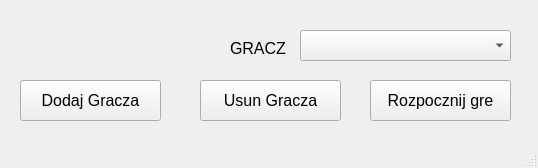
<?xml version="1.0" encoding="UTF-8"?>
<ui version="4.0">
 <class>graczWindow</class>
 <widget class="QMainWindow" name="graczWindow">
  <property name="geometry">
   <rect>
    <x>0</x>
    <y>0</y>
    <width>538</width>
    <height>168</height>
   </rect>
  </property>
  <property name="windowTitle">
   <string>MainWindow</string>
  </property>
  <widget class="QWidget" name="centralwidget">
   <widget class="QComboBox" name="cb_Gracze">
    <property name="geometry">
     <rect>
      <x>300</x>
      <y>30</y>
      <width>211</width>
      <height>31</height>
     </rect>
    </property>
    <property name="font">
     <font>
      <pointsize>20</pointsize>
      <kerning>false</kerning>
     </font>
    </property>
    <property name="autoFillBackground">
     <bool>false</bool>
    </property>
    <property name="maxVisibleItems">
     <number>15</number>
    </property>
   </widget>
   <widget class="QPushButton" name="btn_DodajGracza">
    <property name="geometry">
     <rect>
      <x>20</x>
      <y>80</y>
      <width>141</width>
      <height>41</height>
     </rect>
    </property>
    <property name="font">
     <font>
      <pointsize>12</pointsize>
     </font>
    </property>
    <property name="text">
     <string>Dodaj Gracza</string>
    </property>
   </widget>
   <widget class="QLabel" name="label_Gracz">
    <property name="geometry">
     <rect>
      <x>230</x>
      <y>40</y>
      <width>61</width>
      <height>16</height>
     </rect>
    </property>
    <property name="font">
     <font>
      <pointsize>12</pointsize>
     </font>
    </property>
    <property name="text">
     <string>GRACZ</string>
    </property>
   </widget>
   <widget class="QPushButton" name="btn_UsunGracza">
    <property name="geometry">
     <rect>
      <x>200</x>
      <y>80</y>
      <width>141</width>
      <height>41</height>
     </rect>
    </property>
    <property name="font">
     <font>
      <pointsize>12</pointsize>
     </font>
    </property>
    <property name="text">
     <string>Usun Gracza</string>
    </property>
   </widget>
   <widget class="QPushButton" name="btn_PrzejdzDoGry">
    <property name="geometry">
     <rect>
      <x>370</x>
      <y>80</y>
      <width>141</width>
      <height>41</height>
     </rect>
    </property>
    <property name="font">
     <font>
      <pointsize>12</pointsize>
     </font>
    </property>
    <property name="text">
     <string>Rozpocznij gre</string>
    </property>
   </widget>
  </widget>
  <widget class="QMenuBar" name="menubar">
   <property name="geometry">
    <rect>
     <x>0</x>
     <y>0</y>
     <width>538</width>
     <height>21</height>
    </rect>
   </property>
  </widget>
  <widget class="QStatusBar" name="statusbar"/>
 </widget>
 <resources/>
 <connections/>
</ui>
